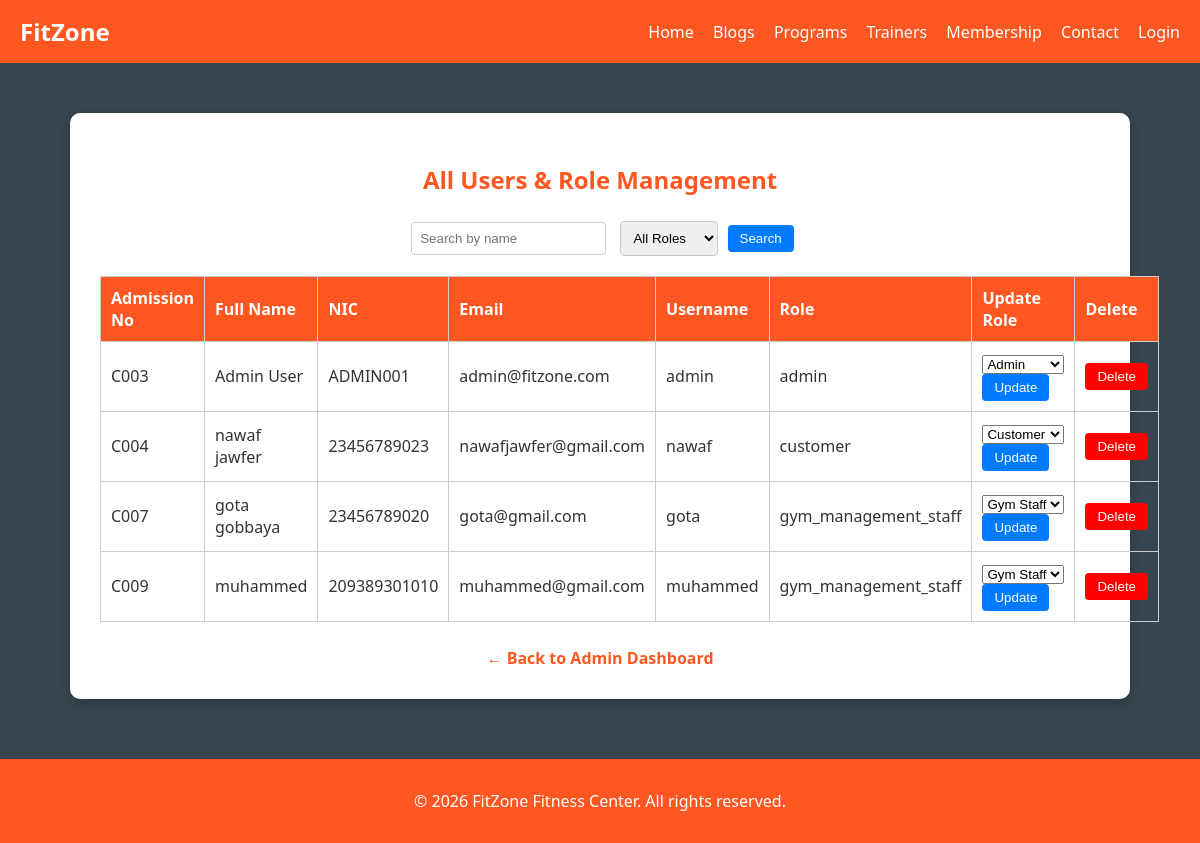
/Pages/view_users.php (signed in), run on the app's committed database.
### tables this page shows
CREATE TABLE IF NOT EXISTS `users1` (
  `Admission_Number` int NOT NULL AUTO_INCREMENT,
  `Full_Name` varchar(100) NOT NULL,
  `NIC` varchar(50) NOT NULL,
  `Address` text NOT NULL,
  `Email` varchar(100) NOT NULL,
  `Phone_Number` varchar(20) NOT NULL,
  `Weight` varchar(10) NOT NULL,
  `Height` varchar(10) NOT NULL,
  `Username` varchar(50) NOT NULL,
  `Password` varchar(255) NOT NULL,
  `Role` varchar(30) NOT NULL DEFAULT 'Customer',
  PRIMARY KEY (`Admission_Number`)
);

### Pages/view_users.php (the view, shortened to what this page needs)
<?php
$conn = new mysqli("localhost", "root", "", "fitzone1");
$search_name = $_GET['search_name'] ?? '';
$sql = "SELECT * FROM users1 WHERE 1";
$sql .= " ORDER BY Admission_Number ASC";
$result = $conn->query($sql);
?>
<!DOCTYPE html>
<html>
<head>
</head>
<body>
<div class="navbar">
  <div class="logo">FitZone</div>
  <div>
    <a href="index.php">Home</a>
    <a href="blog.php">Blogs</a>
    <a href="programs.php">Programs</a>
    <a href="trainers.php">Trainers</a>
    <a href="membership.php">Membership</a>
    <a href="contact.php">Contact</a>
    <a href="login.php">Login</a>
  </div>
</div>
<div class="container">
  <h2>All Users & Role Management</h2>
  <form class="search-form" method="GET">
    <input type="text" name="search_name" placeholder="Search by name" value="<?php echo htmlspecialchars($search_name); ?>">
    <select name="search_role">
      <option value="">All Roles</option>
    </select>
    <button type="submit" class="btn btn-update">Search</button>
  </form>
  <table>
    <tr>
      <th>Admission No</th>
      <th>Full Name</th>
      <th>NIC</th>
      <th>Email</th>
      <th>Username</th>
      <th>Role</th>
      <th>Update Role</th>
      <th>Delete</th>
    </tr>
    <?php while ($user = $result->fetch_assoc()): ?>
      <?php $admission = "C" . str_pad($user['Admission_Number'], 3, "0", STR_PAD_LEFT); ?>
      <tr>
        <td><?php echo $admission; ?></td>
        <td><?php echo htmlspecialchars($user['Full_Name']); ?></td>
        <td><?php echo htmlspecialchars($user['NIC']); ?></td>
        <td><?php echo htmlspecialchars($user['Email']); ?></td>
        <td><?php echo htmlspecialchars($user['Username']); ?></td>
        <td><?php echo htmlspecialchars($user['Role']); ?></td>
        <td>
          <form method="POST" style="display:inline;">
            <select name="role" required>
              <option value="customer" <?php if($user['Role']=='customer') echo 'selected'; ?>>Customer</option>
              <option value="gym_management_staff" <?php if($user['Role']=='gym_management_staff') echo 'selected'; ?>>Gym Staff</option>
              <option value="admin" <?php if($user['Role']=='admin') echo 'selected'; ?>>Admin</option>
            </select>
            <button type="submit" name="update_role" class="btn btn-update">Update</button>
          </form>
        </td>
        <td>
          <form method="POST" onsubmit="return confirm('Are you sure you want to delete this user?');">
            <button type="submit" name="delete_user" class="btn btn-danger">Delete</button>
          </form>
        </td>
      </tr>
    <?php endwhile; ?>
  </table>
  <div class="back-link">
    <a href="admin_dashboard.php">← Back to Admin Dashboard</a>
  </div>
</div>
<div class="footer">
  <p>&copy; <?php echo date("Y"); ?> FitZone Fitness Center. All rights reserved.</p>
</div>
</body>
</html>

### Pages/view_users.php (style rules this page uses)
body { font-family: 'Segoe UI', sans-serif; background-color: #36454F; margin: 0; padding: 0; color: #333; }
.navbar { background-color: #ff5722; padding: 15px 20px; display: flex; justify-content: space-between; align-items: center; color: white; }
.navbar .logo { font-weight: bold; font-size: 24px; }
.navbar a { color: white; margin-left: 15px; text-decoration: none; font-size: 16px; }
.container { max-width: 1000px; margin: 50px auto; background: white; padding: 30px; border-radius: 10px; box-shadow: 0 4px 12px rgba(0,0,0,0.2); }
h2 { text-align: center; margin-bottom: 25px; color: #ff5722; }
form.search-form { text-align: center; margin-bottom: 20px; }
form.search-form input, form.search-form select { padding: 8px; margin: 0 5px; border-radius: 4px; border: 1px solid #ccc; }
table { width: 100%; border-collapse: collapse; }
th, td { padding: 10px; border: 1px solid #ccc; text-align: left; }
th { background-color: #ff5722; color: white; }
.btn { padding: 6px 12px; border-radius: 4px; border: none; cursor: pointer; }
.btn-update { background-color: #007bff; color: white; }
.btn-danger { background-color: red; color: white; }
.back-link { text-align: center; margin-top: 25px; }
.back-link a { color: #ff5722; text-decoration: none; font-weight: bold; }
.footer { background-color: #ff5722; color: white; text-align: center; padding: 15px 0; margin-top: 60px; }

### data on the page
users1: Admission_Number "C003", Full_Name "Admin User", NIC "ADMIN001", Email "admin@fitzone.com", Username "admin", Role "admin", role "Admin"
users1: Admission_Number "C004", Full_Name "nawaf jawfer", NIC "23456789023", Email "nawafjawfer@gmail.com", Username "nawaf", Role "customer", role "Customer"
users1: Admission_Number "C007", Full_Name "gota gobbaya", NIC "23456789020", Email "gota@gmail.com", Username "gota", Role "gym_management_staff", role "Gym Staff"
users1: Admission_Number "C009", Full_Name "muhammed", NIC "209389301010", Email "muhammed@gmail.com", Username "muhammed", Role "gym_management_staff", role "Gym Staff"
